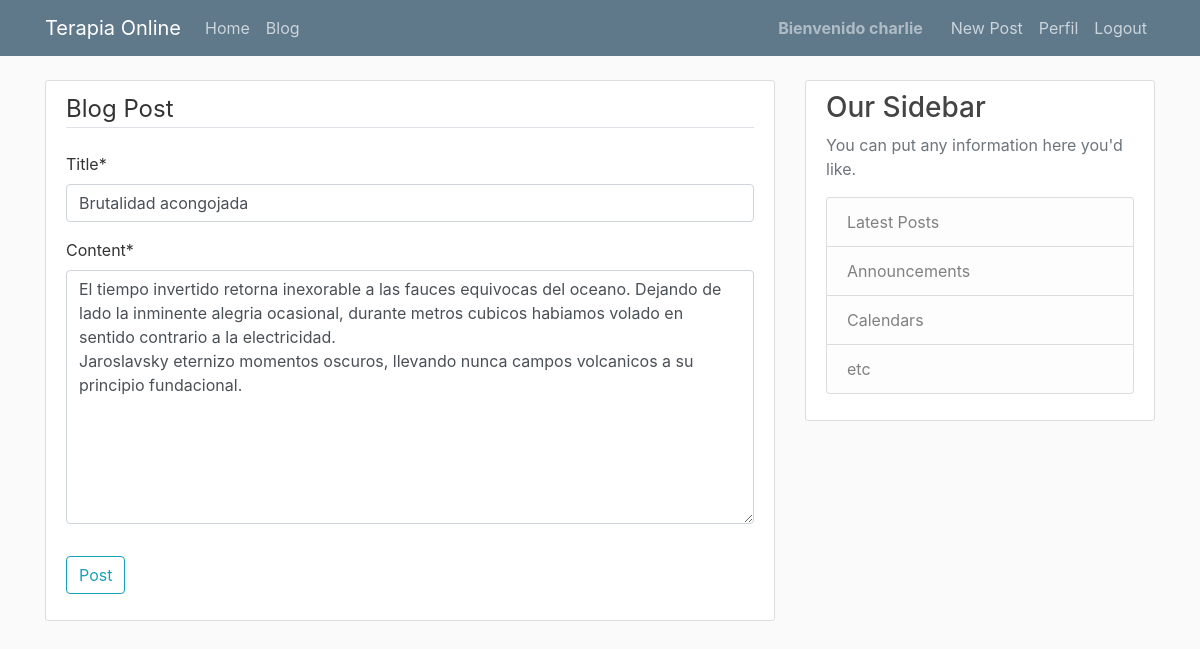
Screenshot of /blog/post/88/update/ (signed in) with the database file from the repository.
### blog/models.py (models this page shows, shortened)
class Post(models.Model):
    title = models.CharField(max_length=100)
    content = models.TextField()
    date_posted = models.DateTimeField(default=timezone.now)
    author = models.ForeignKey(User, on_delete=models.CASCADE)
    def get_absolute_url(self):
        return reverse('blog:post-detalle', kwargs={"pk": self.pk})
    """
    In Django, the get_absolute_url method is used to get the canonical URL for an object. It tells Django how to calculate the URL for an object. In your Post model, the get_absolute_url method is using the reverse function to return the URL for the detail view of the post.

    The reverse function in Django is used to generate URLs by reversing the URL patterns defined in your urls.py. It takes a URL pattern name as its first argument and any arguments for the URL pattern as keyword arguments. In your case, reverse('post-detail', kwargs={'pk': self.pk}) is generating a URL for the post-detail view, passing the posts primary key (self.pk) as an argument.

    On the other hand, redirect is a function that returns an HttpResponseRedirect to the appropriate URL for the arguments passed. It can take a model, view name, or URL as its argument, and it will use get_absolute_url if a model is passed.

    So, the main difference between redirect and reverse is that redirect actually sends a redirect response to the user, while reverse simply calculates a URL. You would use reverse when you want to calculate a URL to use elsewhere in your code, and redirect when you want to send the user to a different page in response to an action (like creating a new post).
    """

### blog/views.py (the view, shortened to what this page needs)
# urls.py: path('post/<int:pk>/update/', PostUpdateView.as_view(), name='post-update'),
class PostUpdateView(LoginRequiredMixin, UserPassesTestMixin, UpdateView):
    model = Post
    fields = ['title', 'content']
    def test_func(self) -> bool | None:
        post = self.get_object() # Getting the post that we are trying to update. It will return a pk.
        if self.request.user == post.author: # Checking if the current (logged in) user is the author of the post.
            return True
        return False

### blog/templates/blog/post_form.html (shortened to what this page needs)
{% extends "main/base.html" %}
{% load crispy_forms_tags %}
{% block contenido %}
    <div class="content-section">
        <form method="POST">
            <fieldset class="form-group">
                <legend class="border-bottom mb-4">Blog Post</legend>
            {{ form|crispy }}
            </fieldset>
            <div class="form-group">
            <button type="submit" class="btn btn-outline-info">Post</button>
            </div>
        </form>
    </div>
{% endblock contenido %}

### main/templates/main/base.html (shortened to what this page needs)
{% load static %}
<!DOCTYPE html>
<html lang="en">
<head>
    <link rel="stylesheet" href="https://cdn.jsdelivr.net/npm/bootstrap@4.6.2/dist/css/bootstrap.min.css">
    <link rel="stylesheet" type="text/css" href="{% static 'main/main.css' %}">
</head>
<body>
    <header class="site-header">
        <nav class="navbar navbar-expand-lg navbar-dark bg-steel fixed-top">
            <div class="container">
                <a class="navbar-brand mr4" href="{% url 'main:casa' %}">Terapia Online</a>
                <div class="collapse navbar-collapse" id="navbarToggle">
                    <div class="navbar-nav mr-auto">
                        <a class="nav-link" href="{% url 'main:casa' %}">Home</a>
                        <a class="nav-link" href="{% url 'blog:post-list' %}">Blog</a>
                    </div>
                    <div class="navbar-nav">
                        {% if user.is_authenticated %}
                            <span class="navbar-text usuario">Bienvenido {{user.username}}</span>
                            <a class="nav-link" href="{% url 'blog:post-nuevo' %}">New Post</a>
                            <a class="nav-link" href="{% url 'users:perfil' %}">Perfil</a>
                            <a class="nav-link" href="{% url 'users:logout' %}">Logout</a>
                        {% else %}
                            <a class="nav-link" href="{% url 'users:login' %}">Login</a>
                            <a class="nav-link" href="{% url 'users:registro' %}">Registrarse</a>
                        {% endif %}
                    </div>
                </div>
            </div>
        </nav>
    </header>
    <main class="container">
        <div class="row">
            <div class="col-md-8">
                {% block contenido %}{% endblock %}
            </div>
            <div class="col-md-4">
                <div class="content-section">
                    <h3>Our Sidebar</h3>
                    <p class='text-muted'>You can put any information here you'd like.
                    <ul class="list-group">
                        <li class="list-group-item list-group-item-light">Latest Posts</li>
                        <li class="list-group-item list-group-item-light">Announcements</li>
                        <li class="list-group-item list-group-item-light">Calendars</li>
                        <li class="list-group-item list-group-item-light">etc</li>
                    </ul>
                    </p>
                </div>
            </div>
        </div>
    </main>
</body>
</html>

### main/static/main/main.css (style rules this page uses)
body { background: #fafafa; color: #333333; margin-top: 5rem; }
h1, h2, h3, h4, h5, h6 { color: #444444; }
ul { margin: 0; }
.bg-steel { background-color: #5f788a; }
.site-header .navbar-nav .nav-link { color: #cbd5db; }
.content-section { background: #ffffff; padding: 10px 20px; border: 1px solid #dddddd; border-radius: 3px; margin-bottom: 20px; }
.usuario { margin-right: 20px; font-weight: bold; }

### rows the page displays
Post: title "Brutalidad acongojada", content "El tiempo invertido retorna inexorable a las fauces equivocas del oceano. Dejando de lado la inminente alegria ocasional, durante metros cubicos habiamos volado en sentido contrario a la electricidad. Jaroslavsky eternizo momentos oscuros, llevando nunca campos volcanicos a su principio fundacional."

### other values shown
{{ user.username }} "charlie"
